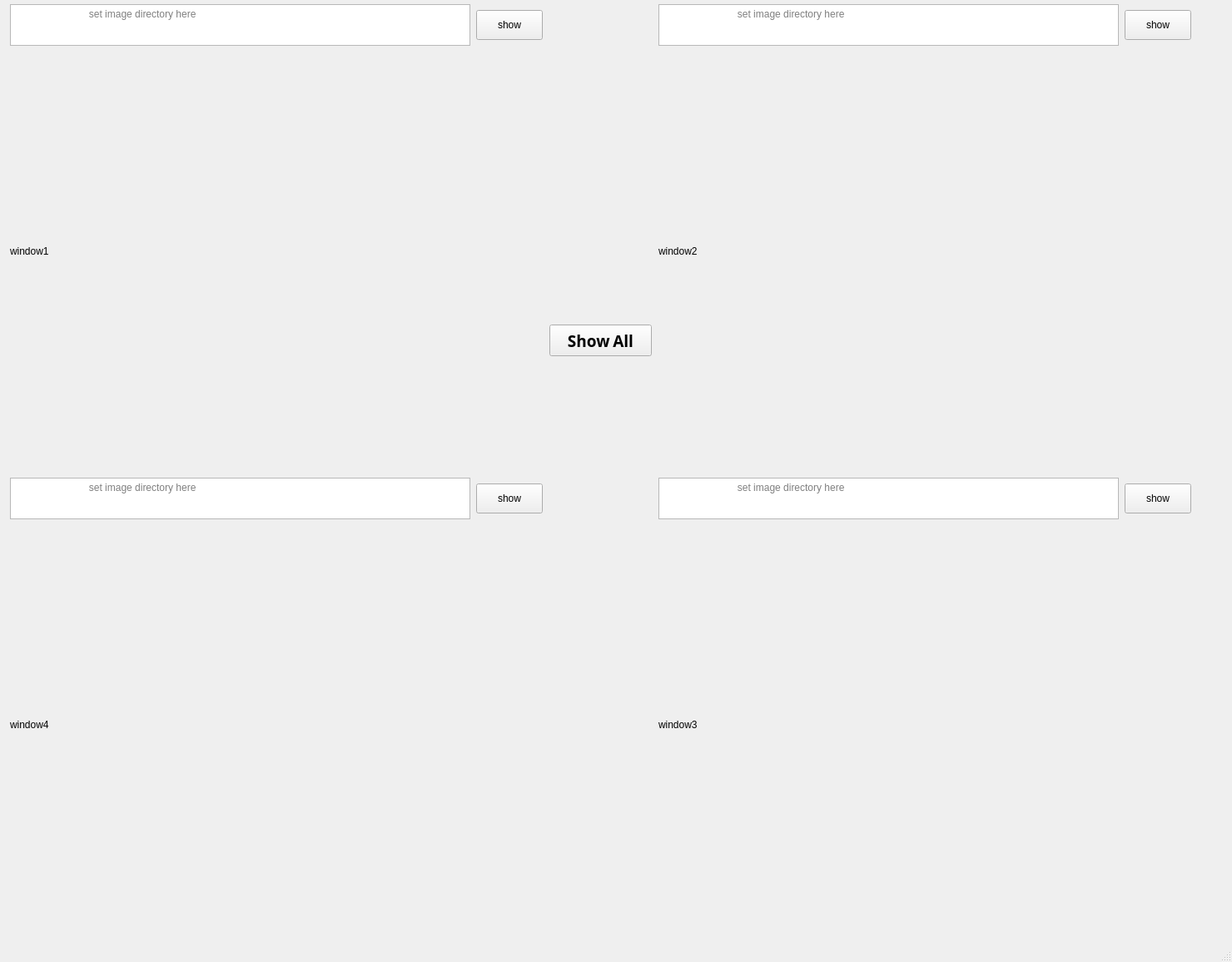
<?xml version="1.0" encoding="UTF-8"?>
<ui version="4.0">
 <class>MainWindow</class>
 <widget class="QMainWindow" name="MainWindow">
  <property name="geometry">
   <rect>
    <x>0</x>
    <y>0</y>
    <width>1480</width>
    <height>1156</height>
   </rect>
  </property>
  <property name="sizePolicy">
   <sizepolicy hsizetype="Fixed" vsizetype="Fixed">
    <horstretch>0</horstretch>
    <verstretch>0</verstretch>
   </sizepolicy>
  </property>
  <property name="windowTitle">
   <string>MainWindow</string>
  </property>
  <widget class="QWidget" name="centralwidget">
   <property name="sizePolicy">
    <sizepolicy hsizetype="Fixed" vsizetype="Fixed">
     <horstretch>0</horstretch>
     <verstretch>0</verstretch>
    </sizepolicy>
   </property>
   <property name="maximumSize">
    <size>
     <width>1480</width>
     <height>1092</height>
    </size>
   </property>
   <widget class="QPushButton" name="pushButtonShowAll">
    <property name="geometry">
     <rect>
      <x>660</x>
      <y>390</y>
      <width>123</width>
      <height>38</height>
     </rect>
    </property>
    <property name="font">
     <font>
      <family>Noto Sans Adlam</family>
      <pointsize>14</pointsize>
      <weight>75</weight>
      <bold>true</bold>
     </font>
    </property>
    <property name="mouseTracking">
     <bool>true</bool>
    </property>
    <property name="text">
     <string>Show All</string>
    </property>
    <property name="autoDefault">
     <bool>false</bool>
    </property>
    <property name="default">
     <bool>false</bool>
    </property>
    <property name="flat">
     <bool>false</bool>
    </property>
   </widget>
   <widget class="QPushButton" name="pushButtonShow_2">
    <property name="geometry">
     <rect>
      <x>1351</x>
      <y>12</y>
      <width>80</width>
      <height>36</height>
     </rect>
    </property>
    <property name="text">
     <string>show</string>
    </property>
   </widget>
   <widget class="QTextEdit" name="dirTxtBox_2">
    <property name="geometry">
     <rect>
      <x>791</x>
      <y>5</y>
      <width>553</width>
      <height>50</height>
     </rect>
    </property>
    <property name="maximumSize">
     <size>
      <width>600</width>
      <height>50</height>
     </size>
    </property>
    <property name="placeholderText">
     <string>                           set image directory here</string>
    </property>
   </widget>
   <widget class="QLabel" name="window1_2">
    <property name="geometry">
     <rect>
      <x>791</x>
      <y>62</y>
      <width>640</width>
      <height>480</height>
     </rect>
    </property>
    <property name="sizePolicy">
     <sizepolicy hsizetype="Minimum" vsizetype="Preferred">
      <horstretch>0</horstretch>
      <verstretch>0</verstretch>
     </sizepolicy>
    </property>
    <property name="minimumSize">
     <size>
      <width>640</width>
      <height>480</height>
     </size>
    </property>
    <property name="text">
     <string>window2</string>
    </property>
   </widget>
   <widget class="QTextEdit" name="dirTxtBox_4">
    <property name="geometry">
     <rect>
      <x>12</x>
      <y>574</y>
      <width>553</width>
      <height>50</height>
     </rect>
    </property>
    <property name="maximumSize">
     <size>
      <width>600</width>
      <height>50</height>
     </size>
    </property>
    <property name="placeholderText">
     <string>                           set image directory here</string>
    </property>
   </widget>
   <widget class="QPushButton" name="pushButtonShow_4">
    <property name="geometry">
     <rect>
      <x>572</x>
      <y>581</y>
      <width>80</width>
      <height>36</height>
     </rect>
    </property>
    <property name="text">
     <string>show</string>
    </property>
   </widget>
   <widget class="QLabel" name="window1_4">
    <property name="geometry">
     <rect>
      <x>12</x>
      <y>631</y>
      <width>640</width>
      <height>480</height>
     </rect>
    </property>
    <property name="sizePolicy">
     <sizepolicy hsizetype="Minimum" vsizetype="Preferred">
      <horstretch>0</horstretch>
      <verstretch>0</verstretch>
     </sizepolicy>
    </property>
    <property name="minimumSize">
     <size>
      <width>640</width>
      <height>480</height>
     </size>
    </property>
    <property name="text">
     <string>window4</string>
    </property>
   </widget>
   <widget class="QPushButton" name="pushButtonShow_3">
    <property name="geometry">
     <rect>
      <x>1351</x>
      <y>581</y>
      <width>80</width>
      <height>36</height>
     </rect>
    </property>
    <property name="text">
     <string>show</string>
    </property>
   </widget>
   <widget class="QLabel" name="window1_3">
    <property name="geometry">
     <rect>
      <x>791</x>
      <y>631</y>
      <width>640</width>
      <height>480</height>
     </rect>
    </property>
    <property name="sizePolicy">
     <sizepolicy hsizetype="Minimum" vsizetype="Preferred">
      <horstretch>0</horstretch>
      <verstretch>0</verstretch>
     </sizepolicy>
    </property>
    <property name="minimumSize">
     <size>
      <width>640</width>
      <height>480</height>
     </size>
    </property>
    <property name="text">
     <string>window3</string>
    </property>
   </widget>
   <widget class="QTextEdit" name="dirTxtBox_3">
    <property name="geometry">
     <rect>
      <x>791</x>
      <y>574</y>
      <width>553</width>
      <height>50</height>
     </rect>
    </property>
    <property name="maximumSize">
     <size>
      <width>600</width>
      <height>50</height>
     </size>
    </property>
    <property name="placeholderText">
     <string>                           set image directory here</string>
    </property>
   </widget>
   <widget class="QPushButton" name="pushButtonShow">
    <property name="geometry">
     <rect>
      <x>572</x>
      <y>12</y>
      <width>80</width>
      <height>36</height>
     </rect>
    </property>
    <property name="text">
     <string>show</string>
    </property>
   </widget>
   <widget class="QLabel" name="window1">
    <property name="geometry">
     <rect>
      <x>12</x>
      <y>62</y>
      <width>640</width>
      <height>480</height>
     </rect>
    </property>
    <property name="sizePolicy">
     <sizepolicy hsizetype="Minimum" vsizetype="Preferred">
      <horstretch>0</horstretch>
      <verstretch>0</verstretch>
     </sizepolicy>
    </property>
    <property name="minimumSize">
     <size>
      <width>640</width>
      <height>480</height>
     </size>
    </property>
    <property name="text">
     <string>window1</string>
    </property>
   </widget>
   <widget class="QTextEdit" name="dirTxtBox">
    <property name="geometry">
     <rect>
      <x>12</x>
      <y>5</y>
      <width>553</width>
      <height>50</height>
     </rect>
    </property>
    <property name="maximumSize">
     <size>
      <width>600</width>
      <height>50</height>
     </size>
    </property>
    <property name="placeholderText">
     <string>                           set image directory here</string>
    </property>
   </widget>
  </widget>
  <widget class="QMenuBar" name="menubar">
   <property name="geometry">
    <rect>
     <x>0</x>
     <y>0</y>
     <width>1480</width>
     <height>32</height>
    </rect>
   </property>
  </widget>
  <widget class="QStatusBar" name="statusbar"/>
 </widget>
 <resources/>
 <connections/>
</ui>
